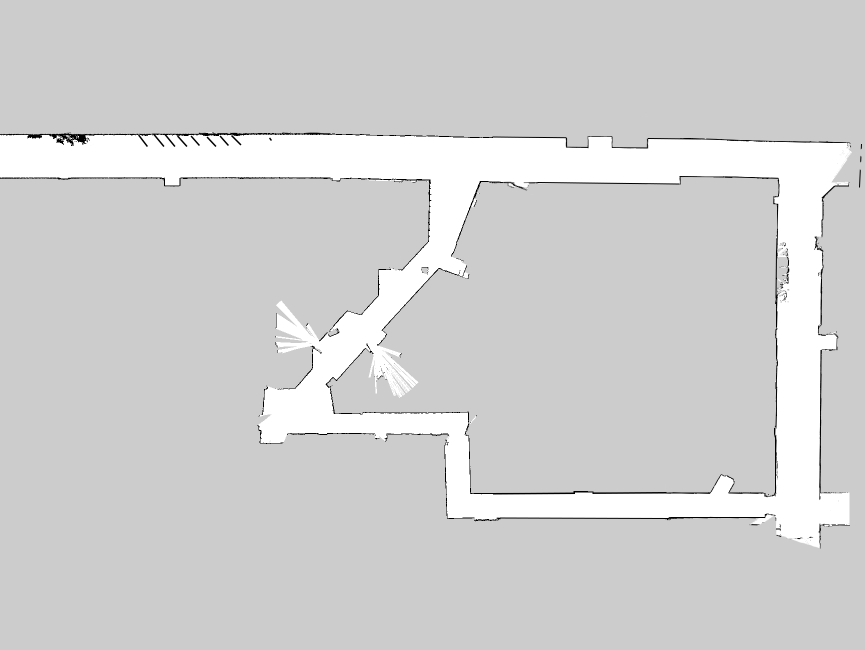
#> input picture install/path_planning/share/path_planning/maps/stata_basement.png, 1730 x 1300 px, found by its file name (shown at 1/2 size)
$ python modify_map.py
#> lines starting #> are read from the running program, lines starting #| are printed output that depends on the picture; after the words box and inside, x2 and y2 are one past the last pixel; in counts of white or black regions, pixels touching at a corner belong together
import cv2
import numpy as np
from os.path import exists
import networkx as nx


def process_image(image_path, thickness=2):
    """
    This function takes a grayscale image path and a thickness value.
    It changes every pixel that is not completely black into white,
    makes the black lines thicker by the given number of pixels,
    and then saves the new image.
    """
#> called with image_path = 'maps/stata_basement.png', thickness = 18
    # Load the image in grayscale mode
    image = cv2.imread(image_path, cv2.IMREAD_GRAYSCALE)
#> image is the input picture: shape (1300, 1730); min 0, max 255, mean 209.3

    # Check if the image has been properly loaded
    if image is None:
        return "The image could not be loaded. Please check the file path."

    # Any pixel that is not black (0) is set to white (255)
    x = 200 # 200 for gray is like white, 250 for gray is like black
    binary_image = np.where(image > 254, 0, 255).astype(np.uint8)
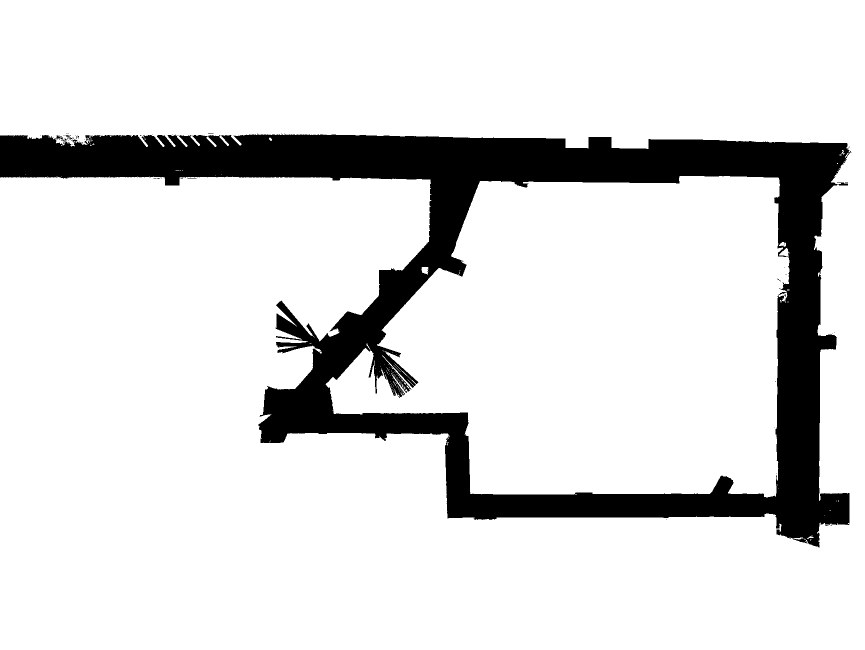
#> binary_image: shape (1300, 1730) (shown at 1/2 size); 86.4% white; 49 black regions (48 under 20 px), largest, box (x1, y1, x2, y2) and area: (0, 269, 1703, 1095) 305677

    # Define the structural element for the morphological operations
    kernel = np.ones((thickness, thickness), np.uint8)
    kernel = cv2.getStructuringElement(cv2.MORPH_ELLIPSE, (thickness, thickness))
    thicker_lines_image = cv2.dilate(binary_image, kernel, iterations=1)
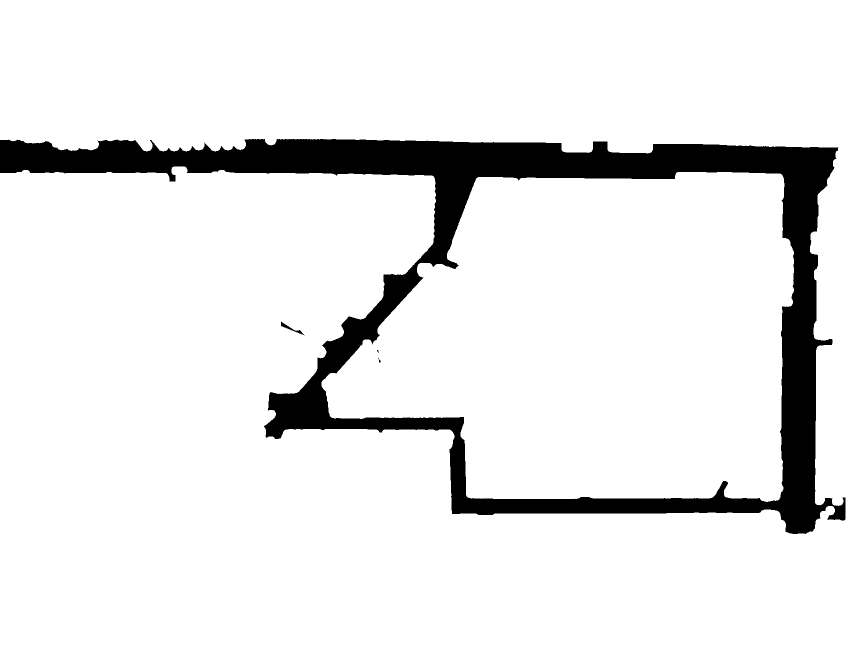
#> thicker_lines_image: shape (1300, 1730) (shown at 1/2 size); 90.7% white; 4 black regions (1 under 20 px), largest, box (x1, y1, x2, y2) and area: (0, 278, 1691, 1068) 209812, (562, 643, 609, 671) 228, (756, 715, 762, 725) 20
    end_result = np.where(thicker_lines_image > 0, 0, 255)
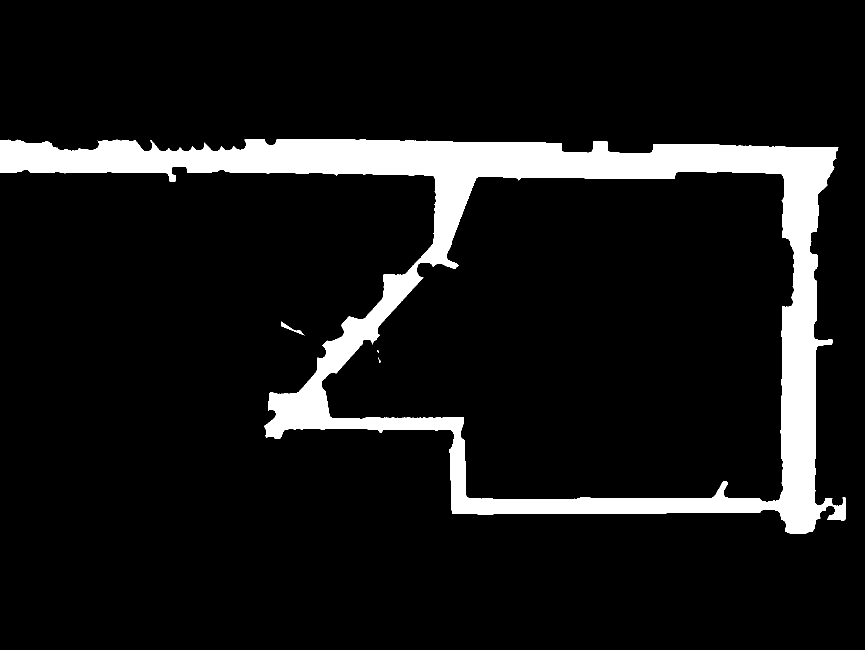
#> end_result: shape (1300, 1730) int64 (shown at 1/2 size); 9.3% white; 4 white regions (1 under 20 px), largest, box (x1, y1, x2, y2) and area: (0, 278, 1691, 1068) 209812, (562, 643, 609, 671) 228, (756, 715, 762, 725) 20

    # Make the black lines thicker
    #thicker_lines_image = cv2.dilate(binary_image, kernel, iterations=1)

    # Save the processed image
    processed_image_path = image_path.replace('.png', '_thickened.png')
    cv2.imwrite(processed_image_path, end_result)

    return end_result, processed_image_path


def create_graph_from_white_pixels(image, include_diagonals=False):
    """
    Create a graph from an image where each white pixel is connected to its
    neighboring white pixels. Optionally include diagonal connections.
    """
    # Ensure the image is in binary format (i.e., only contains 0s and 255s)
    # image = cv2.threshold(image, 127, 255, cv2.THRESH_BINARY)[1]

    # Initialize the graph
    G = nx.Graph()

    # Get the dimensions of the image
    rows, cols = image.shape

    # Define the directions for neighbors (8 directions if diagonals included, else 4)
    directions = [(-1, 0), (1, 0), (0, -1), (0, 1)]  # Up, Down, Left, Right
    if include_diagonals:
        directions.extend([(-1, -1), (-1, 1), (1, -1), (1, 1)])  # Diagonals

    # Iterate over the image pixels
    for x in range(rows):
        for y in range(cols):
            # Check if the current pixel is white
            if image[x, y] == 255:
                # Add the current pixel as a node to the graph
                G.add_node((x, y))
                # Check for white neighbors
                for dx, dy in directions:
                    neighbor_x, neighbor_y = x + dx, y + dy
                    # Check if the neighbor coordinates are inside the image bounds
                    if 0 <= neighbor_x < rows and 0 <= neighbor_y < cols:
                        # Check if the neighbor is white
                        if image[neighbor_x, neighbor_y] == 255:
                            # Add the neighbor as a node and connect it to the current pixel
                            G.add_node((neighbor_x, neighbor_y))
                            G.add_edge((x, y), (neighbor_x, neighbor_y))
    return G

# # Load the image (it's assumed that the image is already in grayscale format)
# image_path = '/mnt/data/Screenshot 2024-04-20 at 12.27.32 AM_processed.png'
# image = cv2.imread(image_path, cv2.IMREAD_GRAYSCALE)

# # Create a graph from the white pixels of the image
# # Set 'include_diagonals' to True if diagonal connections are desired
# graph = create_graph_from_white_pixels(image, include_diagonals=True)

# # Let's get some basic information about the graph
# num_nodes = graph.number_of_nodes()
# num_edges = graph.number_of_edges()

# num_nodes, num_edges


if __name__ == '__main__':
    print("processing stata basement")
    print(exists('maps/stata_basement.png'))
    processed_image, processed_image_path = process_image('maps/stata_basement.png', thickness=18)
#> processed_image_path = 'maps/stata_basement_thickened.png'
    graph = create_graph_from_white_pixels(processed_image, include_diagonals=True)
    num_nodes = graph.number_of_nodes()
#> num_nodes = 210071
    num_edges = graph.number_of_edges()
#> num_edges = 825757
    print(num_nodes, num_edges)
#| 210071 825757
